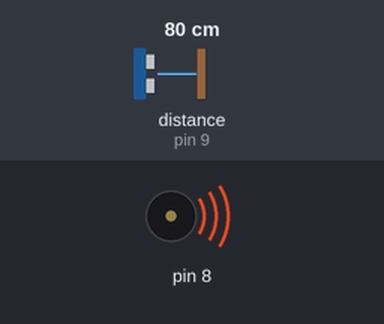
A sketch run on a simulated Arduino Uno, built with avr-gcc and run on an emulated ATmega328P. On the bench: buzzer (waves = sounding). The inputs (shaded band) are chosen by the test bench; at power-on: distance to the obstacle (sensor on pin 9) 80 cm. The echo pulse lasts 58.3 µs per cm.

Above: at 1.2 s.
1.3 s: distance to the obstacle (sensor on pin 9) set to 84 cm
At 3.0 s:
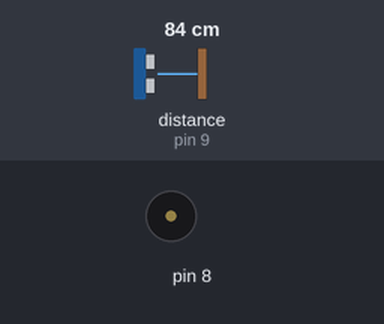
3.3 s: distance to the obstacle (sensor on pin 9) set to 2 cm
At 4.2 s:
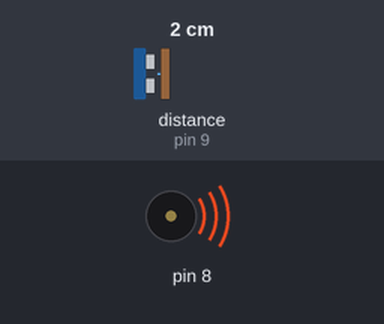
4.8 s: distance to the obstacle (sensor on pin 9) set to 120 cm
At 5.9 s:
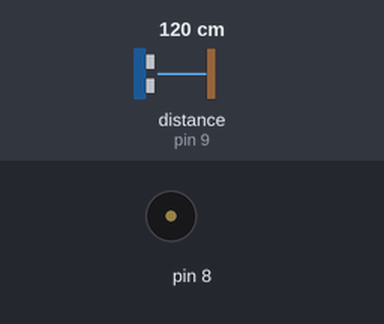
Timing chart, 0 to 7.8 s (numbered marks = the images above; inputs shaded):
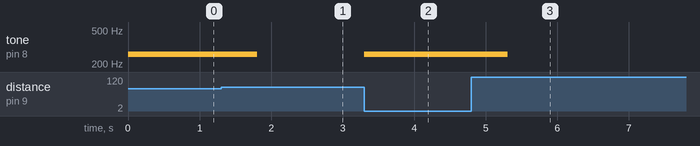

Measured:
- the behaviour switches between 80 and 81 cm on distance to the obstacle (sensor on pin 9) (found by bisection; images 0 and 1)
- after the input at 1.3 s, tone on pin 8: 261 Hz → silent after 0.51 s
- after the input at 3.3 s, tone on pin 8: silent → 261 Hz at once
- after the input at 4.8 s, tone on pin 8: 261 Hz → silent after 0.51 s

The sketch:

SonicStairs.ino
```cpp
double sensor;
bool isInit;
double lastTime;

void setup() {
  isInit = false;
  lastTime = 0;
}

void loop () {
  pinMode(9, OUTPUT);
  digitalWrite(9, LOW);
  delayMicroseconds(2);
  digitalWrite(9, HIGH);
  delayMicroseconds(10);
  digitalWrite(9, LOW);
  pinMode(9, INPUT);
  sensor = pulseIn(9, HIGH);

  if(sensor > 0) {
    sensor = sensor / 2;
    sensor = sensor * 340 * 100 / 1000000;
    if(sensor < 80){
      isInit = false;
      tone(8, 261.63);
    } else {
      if (!isInit) {
        isInit = true;
        lastTime = millis();
      } else {
        if (millis() - lastTime > 500) {
          noTone(8);
        } else {
          tone(8, 261.63);
        }
      }
    }
//    if(sensor < 80){
//      tone(8, 261.63, 300);
//    }
  }
}
```
